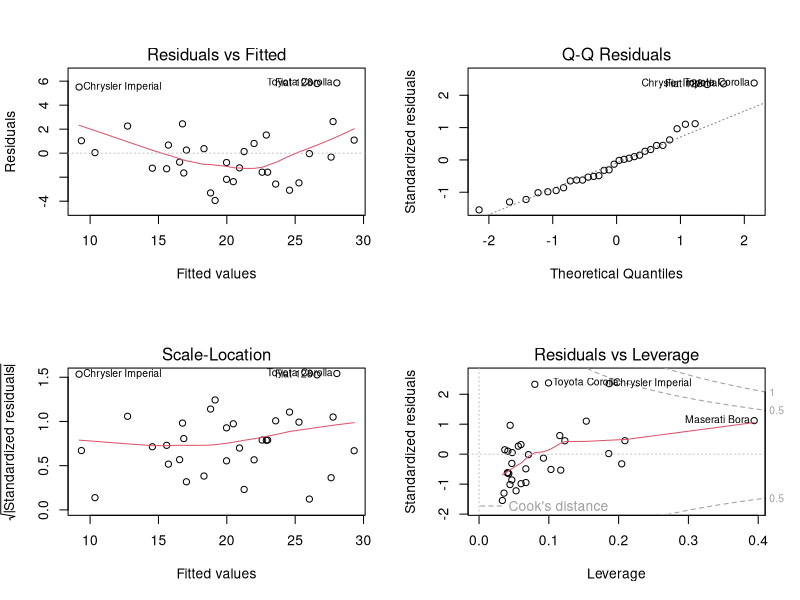
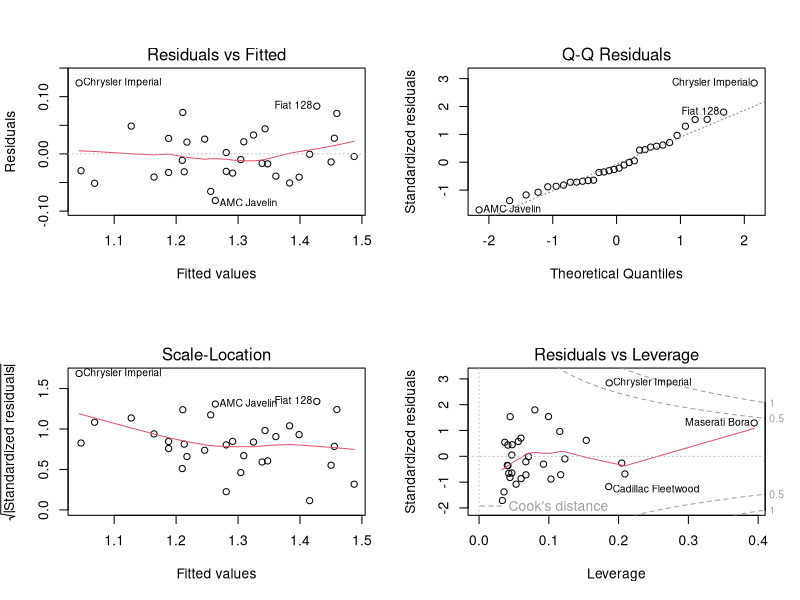

Source code (R) for these figures, in order:
assumption_check <- function(data, model, alpha = 0.05) {
  
  # Required packages:
  # install.packages(c("car", "lmtest"))
  library(car)      # for VIF, ncvTest
  library(lmtest)   # for bptest, dwtest
  
  # Extract basic elements
  residuals <- resid(model)
  fitted_values <- fitted(model)
  model_df <- df.residual(model)    # degrees of freedom of residuals
  
  cat("=================================\n")
  cat("   1. MODEL SUMMARY (Descriptive)\n")
  cat("=================================\n\n")
  
  # 1a. Print the model call and summary
  cat("Call:\n")
  print(model$call)
  cat("\nSummary of the model:\n")
  print(summary(model))
  
  # 1b. Residuals descriptive statistics
  cat("\nResiduals Descriptive Statistics:\n")
  print(summary(residuals))
  cat("Standard Deviation of Residuals:", sd(residuals), "\n\n")
  
  cat("=================================\n")
  cat("   2. MULTICOLLINEARITY (VIF)\n")
  cat("=================================\n\n")
  
  # 2. Check for multicollinearity using Variance Inflation Factor
  #    Note: VIFs > 5 or 10 can indicate problematic multicollinearity.
  if (length(coef(model)) > 2) {
    vif_values <- vif(model)
    print(vif_values)
  } else {
    cat("Model has only 1 predictor (besides intercept). VIF not applicable.\n")
  }
  
  cat("\n=================================\n")
  cat("   3. RESIDUAL vs. FITTED (Linearity, Homoscedasticity)\n")
  cat("=================================\n\n")
  
  # 3. Plot residuals vs fitted values
  #    Ideally, we want no clear pattern (random scatter).
  op <- par(mfrow = c(2, 2))  # Display 4 standard diagnostic plots
  plot(model)                 # Base R's built-in diagnostic plots
  par(op)
  
  cat("Plots produced:\n")
  cat(" - Residuals vs Fitted\n")
  cat(" - Normal Q-Q\n")
  cat(" - Scale-Location\n")
  cat(" - Residuals vs Leverage\n\n")
  cat("Check these plots visually for violations of assumptions.\n\n")
  
  cat("=================================\n")
  cat("   4. NORMALITY OF RESIDUALS\n")
  cat("=================================\n\n")
  
  # 4. Statistical test for normality: Shapiro-Wilk test
  #    Null hypothesis: residuals are normally distributed.
  if (model_df < 3) {
    cat("Shapiro-Wilk test not valid for n < 3.\n")
  } else {
    shapiro_test <- shapiro.test(residuals)
    print(shapiro_test)
    if (shapiro_test$p.value < alpha) {
      cat("=> The residuals do NOT appear normal (reject H0 at alpha =", alpha, ")\n\n")
    } else {
      cat("=> The residuals appear normal (fail to reject H0 at alpha =", alpha, ")\n\n")
    }
  }
  
  cat("=================================\n")
  cat("   5. HOMOSCEDASTICITY (Constant Variance)\n")
  cat("=================================\n\n")
  
  # 5a. Breusch-Pagan test (lmtest package)
  #     Null hypothesis: homoscedasticity (constant variance).
  bp_test <- bptest(model)
  print(bp_test)
  if (bp_test$p.value < alpha) {
    cat("=> Heteroscedasticity detected (reject H0 at alpha =", alpha, ")\n\n")
  } else {
    cat("=> No strong evidence of heteroscedasticity (fail to reject H0)\n\n")
  }
  
  # 5b. Alternatively, ncvTest from car package
  #     Null hypothesis: error variance is constant.
  ncv_test <- ncvTest(model)
  print(ncv_test)
  if (ncv_test$p < alpha) {
    cat("=> Heteroscedasticity detected (reject H0 at alpha =", alpha, ")\n\n")
  } else {
    cat("=> No strong evidence of heteroscedasticity (fail to reject H0)\n\n")
  }
  
  cat("=================================\n")
  cat("   6. AUTOCORRELATION OF ERRORS\n")
  cat("=================================\n\n")
  
  # 6. Durbin-Watson test (lmtest package)
  #    Null hypothesis: no autocorrelation.
  dw_test <- dwtest(model)
  print(dw_test)
  if (dw_test$p.value < alpha) {
    cat("=> Autocorrelation in residuals (reject H0 at alpha =", alpha, ")\n\n")
  } else {
    cat("=> No significant autocorrelation (fail to reject H0)\n\n")
  }
  
  cat("========================================\n")
  cat("   ASSUMPTION CHECK COMPLETE\n")
  cat("========================================\n\n")
  
  # Return a list of test results for further inspection if needed
  invisible(list(
    shapiro_test = if (model_df >= 3) shapiro_test else NA,
    bp_test      = bp_test,
    ncv_test     = ncv_test,
    dw_test      = dw_test,
    vif_values   = if (length(coef(model)) > 2) vif_values else NULL
  ))
}

### notes
# For linearity and homoscedasticity, visual inspection of the Residuals vs Fitted and Scale-Location plots is critical.
# For normality of residuals in large samples, minor deviations are often not a big problem due to the Central Limit Theorem.
# For autocorrelation, the Durbin-Watson test is straightforward for typical regression data; 
# for time series or panel data, more specialized methods might be needed.
# For multicollinearity, if your model has more than one predictor, check the reported VIF values. (VIF > 5 or 10 is often considered a problem.)
# If any assumption is violated, consider using robust standard errors, transformations,
# additional predictors, or alternative modeling approaches as appropriate.


#### Example 
data(mtcars)

# Fit a simple linear model
mod <- lm(mpg ~ wt + hp, data = mtcars)
assumption_check(mtcars, mod)


modlog = lm(log10(mpg) ~ wt + hp, data = mtcars)
assumption_check(mtcards, modlog)



assumption_check <- function(data, model, alpha = 0.05) {
  
  # Required packages:
  # install.packages(c("car", "lmtest"))
  library(car)      # for VIF, ncvTest
  library(lmtest)   # for bptest, dwtest
  
  # Extract basic elements
  residuals <- resid(model)
  fitted_values <- fitted(model)
  model_df <- df.residual(model)    # degrees of freedom of residuals
  
  cat("=================================\n")
  cat("   1. MODEL SUMMARY (Descriptive)\n")
  cat("=================================\n\n")
  
  # 1a. Print the model call and summary
  cat("Call:\n")
  print(model$call)
  cat("\nSummary of the model:\n")
  print(summary(model))
  
  # 1b. Residuals descriptive statistics
  cat("\nResiduals Descriptive Statistics:\n")
  print(summary(residuals))
  cat("Standard Deviation of Residuals:", sd(residuals), "\n\n")
  
  cat("=================================\n")
  cat("   2. MULTICOLLINEARITY (VIF)\n")
  cat("=================================\n\n")
  
  # 2. Check for multicollinearity using Variance Inflation Factor
  #    Note: VIFs > 5 or 10 can indicate problematic multicollinearity.
  if (length(coef(model)) > 2) {
    vif_values <- vif(model)
    print(vif_values)
  } else {
    cat("Model has only 1 predictor (besides intercept). VIF not applicable.\n")
  }
  
  cat("\n=================================\n")
  cat("   3. RESIDUAL vs. FITTED (Linearity, Homoscedasticity)\n")
  cat("=================================\n\n")
  
  # 3. Plot residuals vs fitted values
  #    Ideally, we want no clear pattern (random scatter).
  op <- par(mfrow = c(2, 2))  # Display 4 standard diagnostic plots
  plot(model)                 # Base R's built-in diagnostic plots
  par(op)
  
  cat("Plots produced:\n")
  cat(" - Residuals vs Fitted\n")
  cat(" - Normal Q-Q\n")
  cat(" - Scale-Location\n")
  cat(" - Residuals vs Leverage\n\n")
  cat("Check these plots visually for violations of assumptions.\n\n")
  
  cat("=================================\n")
  cat("   4. NORMALITY OF RESIDUALS\n")
  cat("=================================\n\n")
  
  # 4. Statistical test for normality: Shapiro-Wilk test
  #    Null hypothesis: residuals are normally distributed.
  if (model_df < 3) {
    cat("Shapiro-Wilk test not valid for n < 3.\n")
  } else {
    shapiro_test <- shapiro.test(residuals)
    print(shapiro_test)
    if (shapiro_test$p.value < alpha) {
      cat("=> The residuals do NOT appear normal (reject H0 at alpha =", alpha, ")\n\n")
    } else {
      cat("=> The residuals appear normal (fail to reject H0 at alpha =", alpha, ")\n\n")
    }
  }
  
  cat("=================================\n")
  cat("   5. HOMOSCEDASTICITY (Constant Variance)\n")
  cat("=================================\n\n")
  
  # 5a. Breusch-Pagan test (lmtest package)
  #     Null hypothesis: homoscedasticity (constant variance).
  bp_test <- bptest(model)
  print(bp_test)
  if (bp_test$p.value < alpha) {
    cat("=> Heteroscedasticity detected (reject H0 at alpha =", alpha, ")\n\n")
  } else {
    cat("=> No strong evidence of heteroscedasticity (fail to reject H0)\n\n")
  }
  
  # 5b. Alternatively, ncvTest from car package
  #     Null hypothesis: error variance is constant.
  ncv_test <- ncvTest(model)
  print(ncv_test)
  if (ncv_test$p < alpha) {
    cat("=> Heteroscedasticity detected (reject H0 at alpha =", alpha, ")\n\n")
  } else {
    cat("=> No strong evidence of heteroscedasticity (fail to reject H0)\n\n")
  }
  
  cat("=================================\n")
  cat("   6. AUTOCORRELATION OF ERRORS\n")
  cat("=================================\n\n")
  
  # 6. Durbin-Watson test (lmtest package)
  #    Null hypothesis: no autocorrelation.
  dw_test <- dwtest(model)
  print(dw_test)
  if (dw_test$p.value < alpha) {
    cat("=> Autocorrelation in residuals (reject H0 at alpha =", alpha, ")\n\n")
  } else {
    cat("=> No significant autocorrelation (fail to reject H0)\n\n")
  }
  
  cat("========================================\n")
  cat("   ASSUMPTION CHECK COMPLETE\n")
  cat("========================================\n\n")
  
  # Return a list of test results for further inspection if needed
  invisible(list(
    shapiro_test = if (model_df >= 3) shapiro_test else NA,
    bp_test      = bp_test,
    ncv_test     = ncv_test,
    dw_test      = dw_test,
    vif_values   = if (length(coef(model)) > 2) vif_values else NULL
  ))
}
